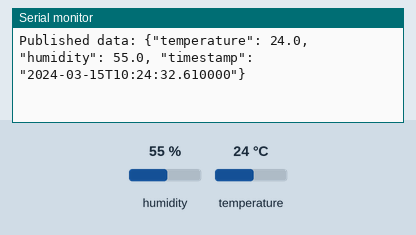
Simulated run of this sketch. Board: ESP8266 (Wemos D1 mini). Shown: the last lines printed to the serial monitor. The test bench sets the inputs (shaded band); at power-on: humidity 55 %, temperature 24 °C. WiFi joins after 1.5 s; servers stay silent unless stated; network time is answered at once with the bench clock; the local clock reads 2024-03-15 10:24:30 at power-on unless the sketch sets it; no MQTT or app messages arrive unless stated.

Above: at 2.7 s.
2.8 s: humidity set to 22 %
At 4.1 s:
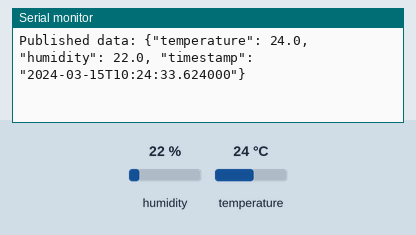
4.3 s: temperature set to 12 °C
At 5.5 s:
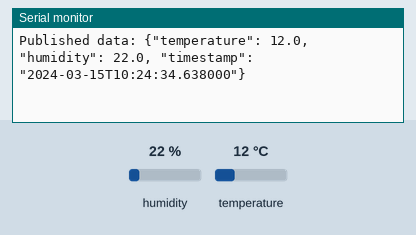
5.8 s: humidity set to 40 %
At 5.8 s:
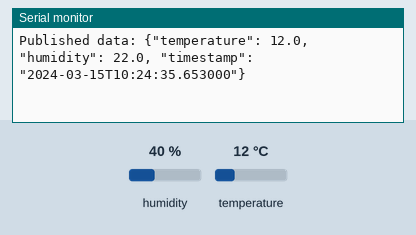
Timing chart, 0 to 8.8 s (numbered marks = the images above; inputs shaded):
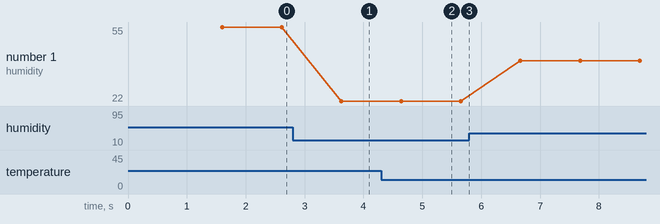

The sketch:

sensor_to_mqtt_producer.ino
```cpp
// Selected device in Arduino IDE: LOLIN(Wemos) D1 R1

#include <ESP8266WiFi.h>
#include <PubSubClient.h>
#include <NTPClient.h>
#include <WiFiUdp.h>
#include "DHTesp.h" // DHT sensor library for ESP8266
#include "config.h" // Include configuration settings

WiFiClient espClient;                       // WiFi client object
PubSubClient mqtt_client(espClient);        // MQTT client object
DHTesp dht;                                 // DHT sensor object

WiFiUDP ntpUDP;
NTPClient timeClient(ntpUDP, ntp_server, gmt_offset_sec, ntp_update_interval_ms);  // NTP client for time sync

void connectToWiFi();
void connectToMQTTBroker();
void mqttCallback(char *topic, byte *payload, unsigned int length);  // Handle incoming MQTT messages
void publishSensorData();                   // Read DHT data and publish to MQTT
String getFormattedTime();

void setup() {
    Serial.begin(115200);
    connectToWiFi();

    // Setup MQTT client with broker details and callback function
    mqtt_client.setServer(mqtt_broker, mqtt_port);
    mqtt_client.setCallback(mqttCallback);

    connectToMQTTBroker();

    // Initialize DHT sensor
    dht.setup(dht_pin, DHTesp::DHT22);

    // Start NTP client for time synchronization
    timeClient.begin();
}

void loop() {
    // Ensure MQTT client stays connected
    if (!mqtt_client.connected()) {
        connectToMQTTBroker();
    }

    // Handle incoming MQTT messages and keep the connection alive
    mqtt_client.loop();

    publishSensorData();

    delay(1000);
}

/**
 * Connect to WiFi network and wait until connected.
 */
void connectToWiFi() {
    Serial.print("Connecting to WiFi");
    WiFi.begin(ssid, password);
    while (WiFi.status() != WL_CONNECTED) {
        delay(500);
        Serial.print(".");
    }
    Serial.println("\nWiFi connected.");
    Serial.print("IP Address: ");
    Serial.println(WiFi.localIP());
}

/**
Connect to the MQTT broker with username and password. Retry every 5 seconds if connection fails.
 */
void connectToMQTTBroker() {
    while (!mqtt_client.connected()) {
        // Generate a unique client ID based on MAC address
        String client_id = "esp8266-client-" + String(WiFi.macAddress());
        Serial.print("Connecting to MQTT Broker as ");
        Serial.println(client_id);

        // Connect to MQTT broker with authentication
        if (mqtt_client.connect(client_id.c_str(), mqtt_username, mqtt_password)) {
            Serial.println("Connected to MQTT broker.");
        } else {
            // Log the connection error and retry
            Serial.print("MQTT connection failed, rc=");
            Serial.print(mqtt_client.state());
            Serial.println(" trying again in 5 seconds.");
            delay(5000);
        }
    }
}

/**
Handle incoming MQTT messages (not used in this specific scenario).
 */
void mqttCallback(char *topic, byte *payload, unsigned int length) {
    Serial.print("Message received on topic: ");
    Serial.println(topic);
    Serial.print("Message: ");
    for (unsigned int i = 0; i < length; i++) {
        Serial.print((char)payload[i]);
    }
    Serial.println("\n-----------------------");
}

/**
Publish temperature and humidity data from DHT22 sensor to MQTT broker.
 */
void publishSensorData() {
    // Read temperature and humidity values from DHT22
    float humidity = dht.getHumidity();
    float temperature = dht.getTemperature();

    // Check for valid readings
    if (isnan(humidity) || isnan(temperature)) {
        Serial.println("Failed to read from DHT sensor.");
        return;
    }

    // Get the current timestamp
    String timestamp = getFormattedTime();

    // Construct the JSON payload
    String payload = "{\"temperature\": " + String(temperature, 1) +
                     ", \"humidity\": " + String(humidity, 1) +
                     ", \"timestamp\": \"" + timestamp + "\"}";

    // Publish the payload to the specified MQTT topic
    mqtt_client.publish(mqtt_topic, payload.c_str());

    // Log the published data
    Serial.println("Published data: " + payload);
}

/**
Get the current time formatted as an ISO 8601 string with microseconds.
use the NTP client to fetch the current UTC time.
 */
String getFormattedTime() {
    // Update the time from the NTP server
    timeClient.update();

    // Get the epoch time (Unix timestamp)
    unsigned long epochTime = timeClient.getEpochTime();

    // Get milliseconds since the last whole second
    unsigned long fractionalMillis = millis() % 1000;

    // Convert to human-readable time structure (year, month, day, etc.)
    time_t rawTime = epochTime;
    struct tm *timeinfo = gmtime(&rawTime);

    // Extract and format the date and time with microseconds
    // Format: "YYYY-MM-DDTHH:MM:SS.uuuuuu (ISO 8601) for RisingWave"
    char timestamp[30];
    sprintf(timestamp, "%04d-%02d-%02dT%02d:%02d:%02d.%06lu",
            timeinfo->tm_year + 1900, timeinfo->tm_mon + 1, timeinfo->tm_mday,
            timeinfo->tm_hour, timeinfo->tm_min, timeinfo->tm_sec,
            fractionalMillis * 1000); // Convert milliseconds to microseconds

    return String(timestamp);
}
```

config.example.h
```cpp
// This file contains the configuration settings for the ESP8266 sensor to MQTT producer.
// Remove the .example extension from the file name before using it.
#ifndef CONFIG_H
#define CONFIG_H

/******************************************
 *          CONFIGURATION SETTINGS        *
 ******************************************/

// WiFi credentials
const char *ssid = "";                     // Replace with your WiFi SSID (name)
const char *password = "";   // Replace with your WiFi password

// MQTT Broker settings
const char *mqtt_broker = "";       // MQTT broker address
const char *mqtt_topic = "raw/sensor";       // MQTT topic to publish data
const int mqtt_port = 1883;                       // MQTT broker port (default: 1883)
const char *mqtt_username = "test";      // Replace with your MQTT username
const char *mqtt_password = "test";      // Replace with your MQTT password

// DHT sensor configuration
const int dht_pin = D2;                           // GPIO pin where DHT22 is connected

// NTP Client configuration
const char *ntp_server = "pool.ntp.org";          // NTP server for time sync
const long gmt_offset_sec = 0;                    // Time offset in seconds from GMT (UTC)
const int ntp_update_interval_ms = 60000;         // NTP update interval in milliseconds

#endif // CONFIG_H
```

Measured:
- after the input at 2.8 s, the serial monitor: prints a new line after 0.83 s (image 1)
- after the input at 4.3 s, the serial monitor: prints a new line after 0.34 s (image 2)
- plotted number 1: 55 → 22 after the input at 2.8 s, 22 → 40 after the input at 5.8 s
